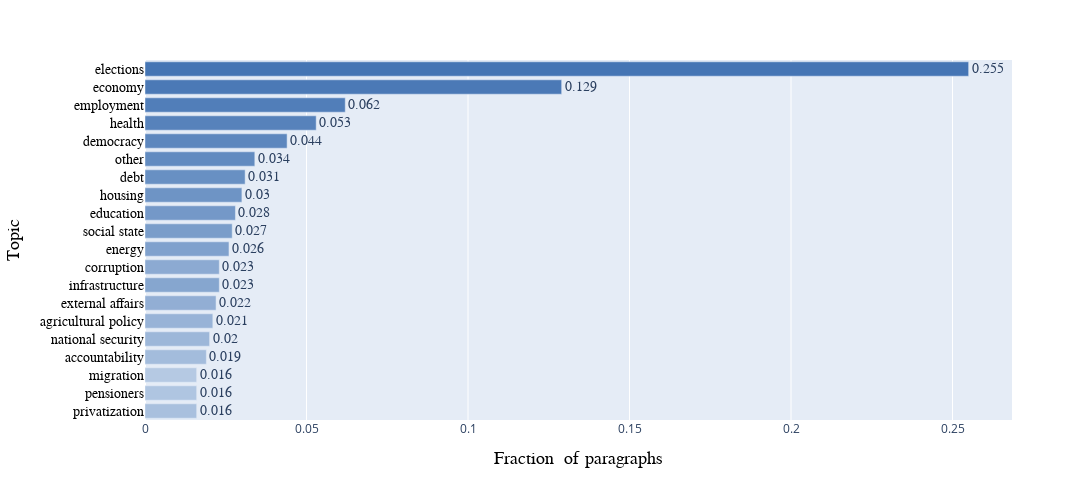

Write notebook code for a chart like this one.
### Markdown cell above
In what topics are politicians' campaign speeches focused on?

### Code cell
# prepare the data for the plot
topic_count = data['topic_human'].value_counts(normalize=True).reset_index()
topic_count.columns = ['topic_human', 'count']
topic_count['count'] = round(topic_count['count'], 3)
topic_top20 = topic_count.head(20)

# plot the horizontal bars
cmap = mcolors.LinearSegmentedColormap.from_list('custom_blues', ['#4575b4', '#b5c9e3'], N=20)
custom_colors = [mcolors.to_hex(cmap(i/19)) for i in range(20)]
fig = px.bar(topic_top20, x='count', y='topic_human', orientation='h',
             labels={'count': 'Fraction  of paragraphs ', 'topic_human': 'Topic'}, 
             color='topic_human', color_discrete_sequence=custom_colors, text='count')
fig.update_layout(showlegend=False, yaxis={'categoryorder':'total ascending'}, width=1100, height=500)
fig.update_traces(textposition='outside', textfont=dict(size=14, family='Arial'))

# adjust axis
fig.update_xaxes(title_font=dict(size=18, family='Arial', color='black'))
fig.update_yaxes(title_font=dict(size=18, family='Arial', color='black'),
                 tickfont=dict(size=14, family='Arial', color='black'))

fig.show()
fig.write_image("images/topics_horizontal_bars.png", scale=2)

### Figure 1 — Plotly figure (JSON) as saved in the notebook; plotly's stock layout.template omitted (floating-point values rounded to 4 significant figures)
{"data": [{"alignmentgroup": "True", "hovertemplate": "Topic=%{y}<br>Fraction  of paragraphs =%{text}<extra></extra>", "legendgroup": "elections", "marker": {"color": "#4575b4", "pattern": {"shape": ""}}, "name": "elections", "offsetgroup": "elections", "orientation": "h", "showlegend": true, "text": [0.255], "textfont": {"family": "Arial", "size": 14}, "textposition": "outside", "type": "bar", "x": [0.255], "xaxis": "x", "y": ["elections"], "yaxis": "y"}, {"alignmentgroup": "True", "hovertemplate": "Topic=%{y}<br>Fraction  of paragraphs =%{text}<extra></extra>", "legendgroup": "economy", "marker": {"color": "#4b79b6", "pattern": {"shape": ""}}, "name": "economy", "offsetgroup": "economy", "orientation": "h", "showlegend": true, "text": [0.129], "textfont": {"family": "Arial", "size": 14}, "textposition": "outside", "type": "bar", "x": [0.129], "xaxis": "x", "y": ["economy"], "yaxis": "y"}, {"alignmentgroup": "True", "hovertemplate": "Topic=%{y}<br>Fraction  of paragraphs =%{text}<extra></extra>", "legendgroup": "employment", "marker": {"color": "#517eb9", "pattern": {"shape": ""}}, "name": "employment", "offsetgroup": "employment", "orientation": "h", "showlegend": true, "text": [0.062], "textfont": {"family": "Arial", "size": 14}, "textposition": "outside", "type": "bar", "x": [0.062], "xaxis": "x", "y": ["employment"], "yaxis": "y"}, {"alignmentgroup": "True", "hovertemplate": "Topic=%{y}<br>Fraction  of paragraphs =%{text}<extra></extra>", "legendgroup": "health", "marker": {"color": "#5782bb", "pattern": {"shape": ""}}, "name": "health", "offsetgroup": "health", "orientation": "h", "showlegend": true, "text": [0.053], "textfont": {"family": "Arial", "size": 14}, "textposition": "outside", "type": "bar", "x": [0.053], "xaxis": "x", "y": ["health"], "yaxis": "y"}, {"alignmentgroup": "True", "hovertemplate": "Topic=%{y}<br>Fraction  of paragraphs =%{text}<extra></extra>", "legendgroup": "democracy", "marker": {"color": "#5d87be", "pattern": {"shape": ""}}, "name": "democracy", "offsetgroup": "democracy", "orientation": "h", "showlegend": true, "text": [0.044], "textfont": {"family": "Arial", "size": 14}, "textposition": "outside", "type": "bar", "x": [0.044], "xaxis": "x", "y": ["democracy"], "yaxis": "y"}, {"alignmentgroup": "True", "hovertemplate": "Topic=%{y}<br>Fraction  of paragraphs =%{text}<extra></extra>", "legendgroup": "other", "marker": {"color": "#628bc0", "pattern": {"shape": ""}}, "name": "other", "offsetgroup": "other", "orientation": "h", "showlegend": true, "text": [0.034], "textfont": {"family": "Arial", "size": 14}, "textposition": "outside", "type": "bar", "x": [0.034], "xaxis": "x", "y": ["other"], "yaxis": "y"}, {"alignmentgroup": "True", "hovertemplate": "Topic=%{y}<br>Fraction  of paragraphs =%{text}<extra></extra>", "legendgroup": "debt", "marker": {"color": "#6890c3", "pattern": {"shape": ""}}, "name": "debt", "offsetgroup": "debt", "orientation": "h", "showlegend": true, "text": [0.031], "textfont": {"family": "Arial", "size": 14}, "textposition": "outside", "type": "bar", "x": [0.031], "xaxis": "x", "y": ["debt"], "yaxis": "y"}, {"alignmentgroup": "True", "hovertemplate": "Topic=%{y}<br>Fraction  of paragraphs =%{text}<extra></extra>", "legendgroup": "housing", "marker": {"color": "#6e94c5", "pattern": {"shape": ""}}, "name": "housing", "offsetgroup": "housing", "orientation": "h", "showlegend": true, "text": [0.03], "textfont": {"family": "Arial", "size": 14}, "textposition": "outside", "type": "bar", "x": [0.03], "xaxis": "x", "y": ["housing"], "yaxis": "y"}, {"alignmentgroup": "True", "hovertemplate": "Topic=%{y}<br>Fraction  of paragraphs =%{text}<extra></extra>", "legendgroup": "education", "marker": {"color": "#7498c8", "pattern": {"shape": ""}}, "name": "education", "offsetgroup": "education", "orientation": "h", "showlegend": true, "text": [0.028], "textfont": {"family": "Arial", "size": 14}, "textposition": "outside", "type": "bar", "x": [0.028], "xaxis": "x", "y": ["education"], "yaxis": "y"}, {"alignmentgroup": "True", "hovertemplate": "Topic=%{y}<br>Fraction  of paragraphs =%{text}<extra></extra>", "legendgroup": "social state", "marker": {"color": "#7a9dca", "pattern": {"shape": ""}}, "name": "social state", "offsetgroup": "social state", "orientation": "h", "showlegend": true, "text": [0.027], "textfont": {"family": "Arial", "size": 14}, "textposition": "outside", "type": "bar", "x": [0.027], "xaxis": "x", "y": ["social state"], "yaxis": "y"}, {"alignmentgroup": "True", "hovertemplate": "Topic=%{y}<br>Fraction  of paragraphs =%{text}<extra></extra>", "legendgroup": "energy", "marker": {"color": "#80a1cd", "pattern": {"shape": ""}}, "name": "energy", "offsetgroup": "energy", "orientation": "h", "showlegend": true, "text": [0.026], "textfont": {"family": "Arial", "size": 14}, "textposition": "outside", "type": "bar", "x": [0.026], "xaxis": "x", "y": ["energy"], "yaxis": "y"}, {"alignmentgroup": "True", "hovertemplate": "Topic=%{y}<br>Fraction  of paragraphs =%{text}<extra></extra>", "legendgroup": "infrastructure", "marker": {"color": "#86a6cf", "pattern": {"shape": ""}}, "name": "infrastructure", "offsetgroup": "infrastructure", "orientation": "h", "showlegend": true, "text": [0.023], "textfont": {"family": "Arial", "size": 14}, "textposition": "outside", "type": "bar", "x": [0.023], "xaxis": "x", "y": ["infrastructure"], "yaxis": "y"}, {"alignmentgroup": "True", "hovertemplate": "Topic=%{y}<br>Fraction  of paragraphs =%{text}<extra></extra>", "legendgroup": "corruption", "marker": {"color": "#8caad2", "pattern": {"shape": ""}}, "name": "corruption", "offsetgroup": "corruption", "orientation": "h", "showlegend": true, "text": [0.023], "textfont": {"family": "Arial", "size": 14}, "textposition": "outside", "type": "bar", "x": [0.023], "xaxis": "x", "y": ["corruption"], "yaxis": "y"}, {"alignmentgroup": "True", "hovertemplate": "Topic=%{y}<br>Fraction  of paragraphs =%{text}<extra></extra>", "legendgroup": "external affairs", "marker": {"color": "#92aed4", "pattern": {"shape": ""}}, "name": "external affairs", "offsetgroup": "external affairs", "orientation": "h", "showlegend": true, "text": [0.022], "textfont": {"family": "Arial", "size": 14}, "textposition": "outside", "type": "bar", "x": [0.022], "xaxis": "x", "y": ["external affairs"], "yaxis": "y"}, {"alignmentgroup": "True", "hovertemplate": "Topic=%{y}<br>Fraction  of paragraphs =%{text}<extra></extra>", "legendgroup": "agricultural policy", "marker": {"color": "#98b3d7", "pattern": {"shape": ""}}, "name": "agricultural policy", "offsetgroup": "agricultural policy", "orientation": "h", "showlegend": true, "text": [0.021], "textfont": {"family": "Arial", "size": 14}, "textposition": "outside", "type": "bar", "x": [0.021], "xaxis": "x", "y": ["agricultural policy"], "yaxis": "y"}, {"alignmentgroup": "True", "hovertemplate": "Topic=%{y}<br>Fraction  of paragraphs =%{text}<extra></extra>", "legendgroup": "national security", "marker": {"color": "#9db7d9", "pattern": {"shape": ""}}, "name": "national security", "offsetgroup": "national security", "orientation": "h", "showlegend": true, "text": [0.02], "textfont": {"family": "Arial", "size": 14}, "textposition": "outside", "type": "bar", "x": [0.02], "xaxis": "x", "y": ["national security"], "yaxis": "y"}, {"alignmentgroup": "True", "hovertemplate": "Topic=%{y}<br>Fraction  of paragraphs =%{text}<extra></extra>", "legendgroup": "accountability", "marker": {"color": "#a3bcdc", "pattern": {"shape": ""}}, "name": "accountability", "offsetgroup": "accountability", "orientation": "h", "showlegend": true, "text": [0.019], "textfont": {"family": "Arial", "size": 14}, "textposition": "outside", "type": "bar", "x": [0.019], "xaxis": "x", "y": ["accountability"], "yaxis": "y"}, {"alignmentgroup": "True", "hovertemplate": "Topic=%{y}<br>Fraction  of paragraphs =%{text}<extra></extra>", "legendgroup": "privatization", "marker": {"color": "#a9c0de", "pattern": {"shape": ""}}, "name": "privatization", "offsetgroup": "privatization", "orientation": "h", "showlegend": true, "text": [0.016], "textfont": {"family": "Arial", "size": 14}, "textposition": "outside", "type": "bar", "x": [0.016], "xaxis": "x", "y": ["privatization"], "yaxis": "y"}, {"alignmentgroup": "True", "hovertemplate": "Topic=%{y}<br>Fraction  of paragraphs =%{text}<extra></extra>", "legendgroup": "pensioners", "marker": {"color": "#afc5e1", "pattern": {"shape": ""}}, "name": "pensioners", "offsetgroup": "pensioners", "orientation": "h", "showlegend": true, "text": [0.016], "textfont": {"family": "Arial", "size": 14}, "textposition": "outside", "type": "bar", "x": [0.016], "xaxis": "x", "y": ["pensioners"], "yaxis": "y"}, {"alignmentgroup": "True", "hovertemplate": "Topic=%{y}<br>Fraction  of paragraphs =%{text}<extra></extra>", "legendgroup": "migration", "marker": {"color": "#b5c9e3", "pattern": {"shape": ""}}, "name": "migration", "offsetgroup": "migration", "orientation": "h", "showlegend": true, "text": [0.016], "textfont": {"family": "Arial", "size": 14}, "textposition": "outside", "type": "bar", "x": [0.016], "xaxis": "x", "y": ["migration"], "yaxis": "y"}], "layout": {"barmode": "relative", "height": 500, "legend": {"title": {"text": "Topic"}, "tracegroupgap": 0}, "margin": {"t": 60}, "showlegend": false, "width": 1100, "xaxis": {"anchor": "y", "domain": [0, 1], "title": {"font": {"color": "black", "family": "Arial", "size": 18}, "text": "Fraction  of paragraphs "}}, "yaxis": {"anchor": "x", "categoryarray": ["migration", "pensioners", "privatization", "accountability", "national security", "agricultural policy", "external affairs", "corruption", "infrastructure", "energy", "social state", "education", "housing", "debt", "other", "democracy", "health", "employment", "economy", "elections"], "categoryorder": "total ascending", "domain": [0, 1], "tickfont": {"color": "black", "family": "Arial", "size": 14}, "title": {"font": {"color": "black", "family": "Arial", "size": 18}, "text": "Topic"}}}}
